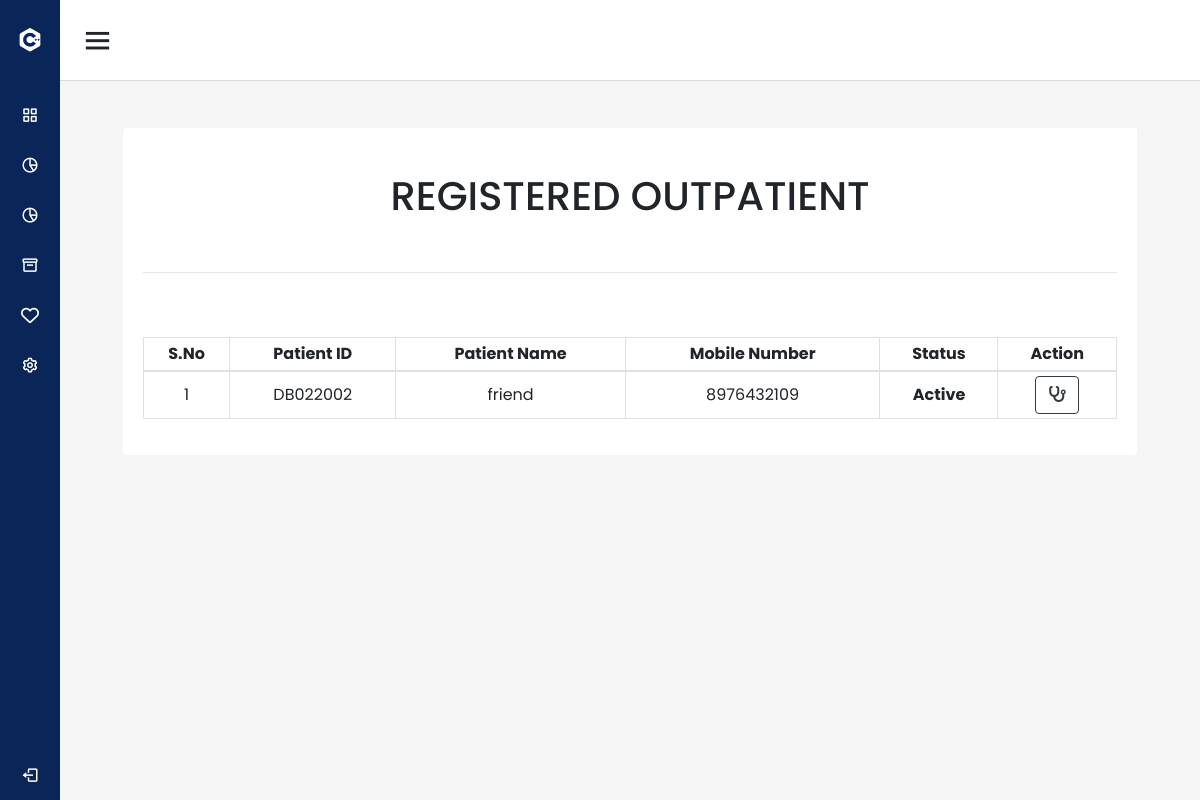
/doctor_view/ (signed in), run on the app's committed database.
### management/models.py (models this page shows, shortened)
class TodayPatients(models.Model):
    patient=models.ForeignKey(PatientDetails,on_delete=models.CASCADE)
    created_at=models.DateTimeField(auto_now_add=True)
    updated_at = models.DateTimeField(auto_now=True)
    is_active=   models.BooleanField('Is active', default=False)
    is_vital=   models.BooleanField(default=False)
    is_consulted=   models.BooleanField(default=False)
    vitals=models.ForeignKey(GeneralVitals_new,on_delete=models.CASCADE,null=True,blank=True)

class PatientDetails(models.Model):
    patient_id= models.CharField(max_length=30)
    patient_name= models.CharField(max_length=30)
    fathers_name= models.CharField(max_length=30)
    age= models.CharField(max_length=30)
    date_of_birth= models.DateField()
    gender= models.CharField(max_length=30)
    blood_group=models.CharField(max_length=30,null=True,blank=True)
    address= models.TextField(max_length=30)
    phone_number = models.IntegerField(null=True,blank=True,error_messages={'phone_number':'Enter a valid phone number'})

### management/views.py (the view)
# urls.py: path('doctor_view/',views.doctor_view, name='doctor_view'),
@login_required(login_url='login_view')
def doctor_view(request,id=None):
    if id :
         messages.success(request, 'consulting Details created successfully')
    user=request.user
    if user.is_admin:
        x=  [TodayPatients.objects.get(id=i.id) for i in TodayPatients.objects.filter(created_at__contains=datetime.today().date(),is_active=True) ]
        x.reverse()
        return render(request,"management/doctor_view.html",{'x':x,'user':user})
    else:
        messages.success(request,"Not admin")
        return redirect('login_view')

### management/templates/management/doctor_view.html (shortened to what this page needs)
{% extends "management/navbar.html" %}
{% load static %}
{% block content %}
<section id="out_patient">
    <div class="container-fluid">
        <div class="card mt-4 mx-5">
            <div class="card-body">
                <h1 class="card-title text-center mt-4">REGISTERED OUTPATIENT</h1><br>
                <hr><br><br>
                <table id="example" class="table table-bordered text-center" style="width:100%">
                    <thead>
                        <tr>
                            <th class="text-center">S.No</th>
                            <th class="text-center">Patient&nbsp;ID</th>
                            <th class="text-center">Patient&nbsp;Name</th>
                            <th class="text-center">Mobile&nbsp;Number</th>
                            <th class="text-center">Status</th>
                            <th class="text-center">Action</th>
                        </tr>
                    </thead>
                    <tbody>
                        {% for i in x %}
                        {% if i.is_consulted %}
                        <tr style="background-color: rgba(141, 141, 141, 0.678);">
                            <td>{{forloop.counter}}</td>
                            <td>{{i.patient.patient_id}}</td>
                            <td>{{i.patient.patient_name}}</td>
                            <td>{{i.patient.phone_number}}</td>
                            <td>{% if i.is_consulted %}
                                <strong>Consulted</strong>
                                {% else %}
                                <strong>Active</strong>
                                {% endif %}
                            </td>
                            <td> {% if user.is_user %}
                                {% if i.is_active %}
                                <a href="{% url 'disable_view' i.id %}"><button type="submit"
                                        class="btn btn-outline-dark"><i
                                            class="fa-solid fa-play"></i></button></a>&nbsp;&nbsp;
                                {% else %}
                                <a href="{% url 'enable_view' i.id %}"> <button type="submit"
                                        class="btn btn-outline-dark"> <i class="fa-solid fa-pause"> </i></button>
                                </a>&nbsp;&nbsp;
                                {% endif %}
                                <button type="button" class="btn btn-outline-dark" onclick="view('{{i.id}}')"
                                    data-toggle="modal" data-target="#exampleModal">
                                    <i object_id="{{i.id}}" id="general_vitals{{i.id}}"
                                        class="fa-solid fa-temperature-three-quarters"></i>
                                        {% endif %}
                                     {% if user.is_admin %}
                                     {% if i.is_consulted %}
                                     {% else %}
                                     <a href="{% url 'doctor_vie' i.id %}"><button type="button"
                                         class="btn btn-outline-dark"><i class="fa-solid fa-stethoscope"></i></button></a>
                                     {% endif %}
                                    {% endif %}
                            </td>
                        </tr>
                        {% else %}
                        <tr >
                            <td>{{forloop.counter}}</td>
                            <td>{{i.patient.patient_id}}</td>
                            <td>{{i.patient.patient_name}}</td>
                            <td>{{i.patient.phone_number}}</td>
                            <td>{% if i.is_consulted %}
                                <strong>Consulted</strong>
                                {% else %}
                                <strong>Active</strong>
                                {% endif %}
                            </td>
                            <td>
                                {% if user.is_admin %}
                                {% if i.is_consulted %}
                                {% else %}
                                <a href="{% url 'doctor_vie' i.id %}"><button type="button"
                                    class="btn btn-outline-dark"><i class="fa-solid fa-stethoscope"></i></button></a>
                                {% endif %}
                                {% endif %}
                            </td>
                        </tr>
                        {% endif %}
                        {% endfor %}
                    </tbody>
                </table>
            </div>
        </div>
    </div>
</section>
{% endblock %}

### management/static/css/navbarstyle.css (style rules this page uses)
* { margin: 0; padding: 0; box-sizing: border-box; font-family: 'Poppins', sans-serif; }

### management/static/css/clinicstyle.css (style rules this page uses)
body { margin: 0; padding: 0; box-sizing: border-box; width: 100%; font-family: 'poppins'; font-style: normal; overflow: hidden; overflow-y: scroll; }
h1 { text-transform: uppercase; text-align: center; }
.table td, .table th { padding: 0.25rem; vertical-align: middle; border-top: 1px solid #dee2e6; }
.table thead th { vertical-align: middle; border-bottom: 2px solid #dee2e6; }

### management/static/css/login.css (style rules this page uses)
body { background-color: #ECEEFF; }
.card { border: none; }

### data on the page
TodayPatients: patient.patient_id "DB022002", patient.patient_name "friend", patient.phone_number "8976432109", is_consulted "Active"
